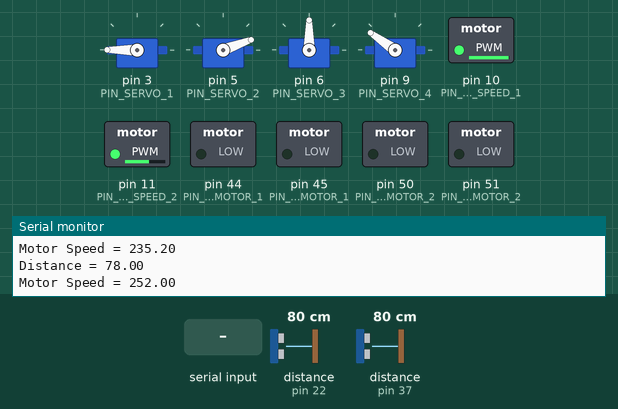
A sketch run on a simulated Arduino Mega 2560, built with avr-gcc and run on an emulated ATmega2560. Shown: 4 × servo, switched loads named in the sketch (green lamp = pin HIGH), the last lines printed to the serial monitor. Wiring (inferred from the names in the program): ultrasonic range finder: trigger pin 36; echo pin 37. The inputs (shaded band) are chosen by the test bench; at power-on: distance to the obstacle (sensors on pin 37, pin 22) 80 cm. The echo pulse lasts 58.3 µs per cm; pins used as bus, display or sensor lines are not drawn.

Above: at 1.2 s.
1.3 s: distance to the obstacle (sensor on pin 37) set to 18 cm
At 2.9 s:
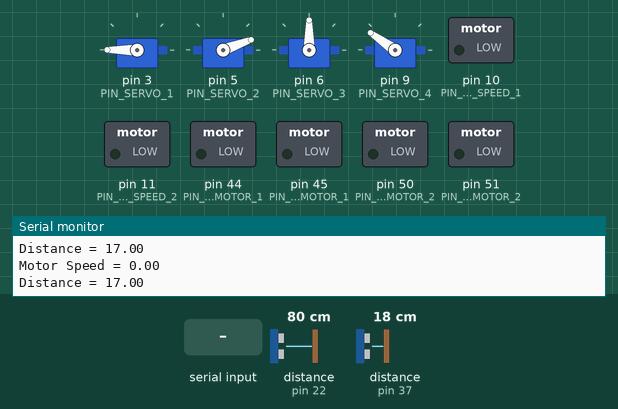
3.3 s: "R" received over the second serial link
At 5.1 s:
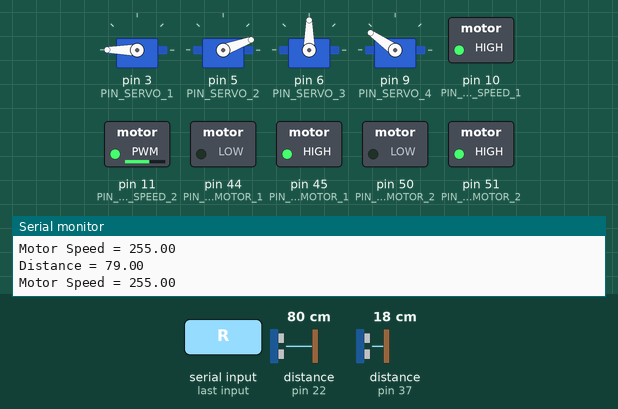
6.3 s: "2" received over the second serial link
At 7.3 s:
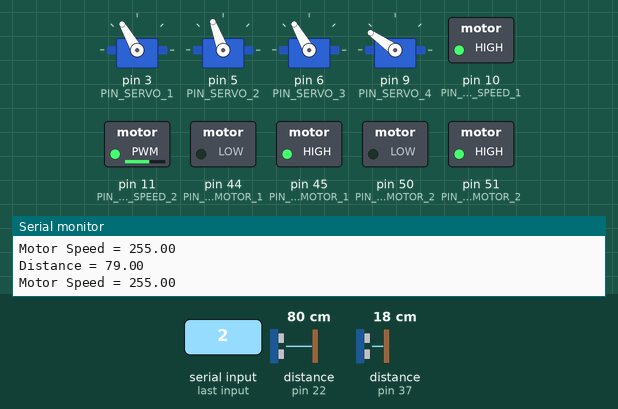
7.8 s: distance to the obstacle (sensor on pin 22) set to 2 cm
At 8.6 s:
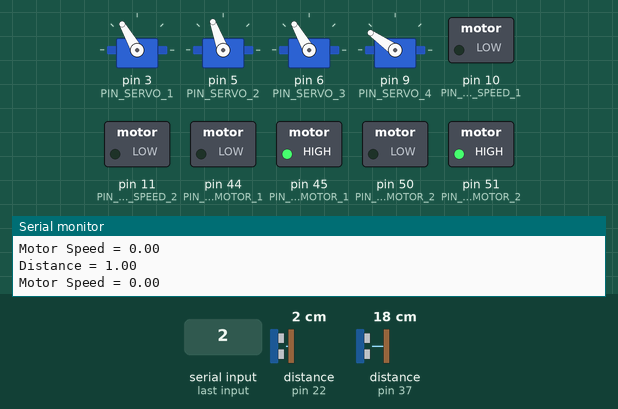
9.7 s: distance to the obstacle (sensor on pin 22) set to 60 cm
At 10.19 s:
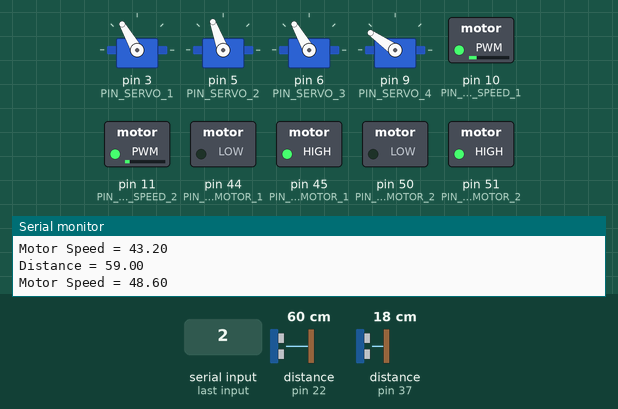
12.7 s: "F" received over the second serial link
At 14.1 s:
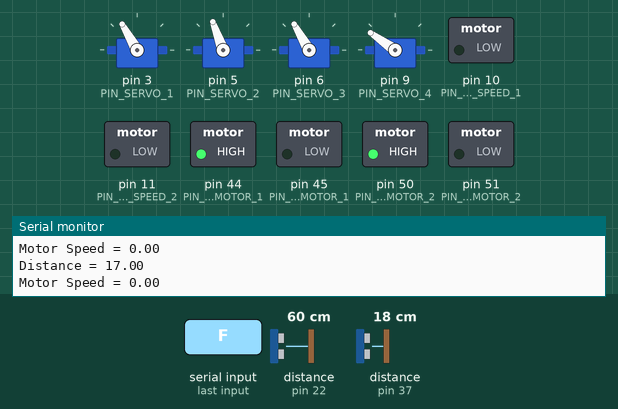
Timing chart, 0 to 15.3 s (numbered marks = the images above; inputs shaded):
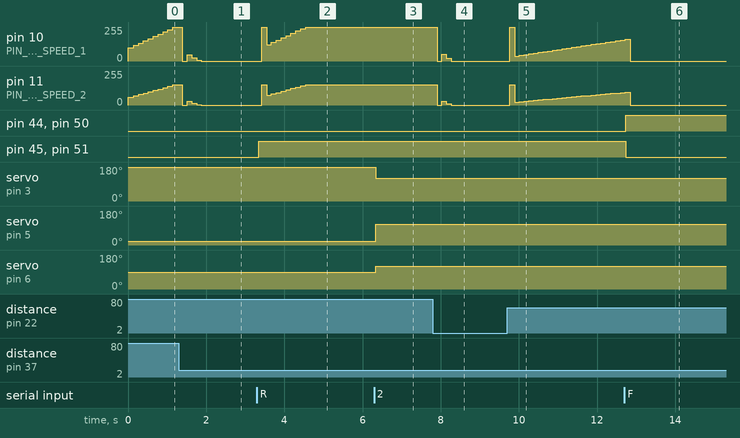

Measured:
- after the input at 1.3 s, pin 10 (PIN_MOTOR_SPEED_1): 255/255 → 0/255 after 0.09 s, → 46/255 0.12 s later, → 26/255 0.12 s later, → 6/255 0.12 s later, … (5 changes in this stretch); pin 11 (PIN_MOTOR_SPEED_2): 153/255 → 0/255 after 0.09 s, → 27/255 0.12 s later, → 15/255 0.12 s later, → 3/255 0.12 s later, … (5 changes in this stretch)
- after the input at 3.3 s, pin 10 (PIN_MOTOR_SPEED_1): 0/255 → 255/255 after 0.12 s, → 121/255 0.12 s later, → 139/255 0.12 s later, → 156/255 0.12 s later, … (10 changes in this stretch); pin 11 (PIN_MOTOR_SPEED_2): 0/255 → 153/255 after 0.12 s, → 73/255 0.12 s later, → 83/255 0.12 s later, → 93/255 0.12 s later, … (10 changes in this stretch)
- after the input at 6.3 s, servo on pin 3 (PIN_SERVO_1): 180° → 120° at once; servo on pin 5 (PIN_SERVO_2): 20° → 110° at once; servo on pin 6 (PIN_SERVO_3): 90° → 120° at once
- after the input at 7.8 s, pin 10 (PIN_MOTOR_SPEED_1): 255/255 → 0/255 after 0.11 s, → 49/255 0.12 s later, → 19/255 0.12 s later, → 0/255 0.12 s later; pin 11 (PIN_MOTOR_SPEED_2): 153/255 → 0/255 after 0.11 s, → 29/255 0.12 s later, → 11/255 0.12 s later, → 0/255 0.12 s later
- after the input at 9.7 s, pin 10 (PIN_MOTOR_SPEED_1): 0/255 → 255/255 after 0.07 s, → 37/255 0.12 s later, → 43/255 0.12 s later, → 48/255 0.12 s later, … (24 changes in this stretch); pin 11 (PIN_MOTOR_SPEED_2): 0/255 → 153/255 after 0.07 s, → 22/255 0.12 s later, → 25/255 0.12 s later, → 29/255 0.12 s later, … (24 changes in this stretch)
- after the input at 12.7 s, pin 44 (PIN_FORWARD_MOTOR_1), pin 50 (PIN_FORWARD_MOTOR_2): LOW → HIGH at once; pin 45 (PIN_REVERSE_MOTOR_1), pin 51 (PIN_REVERSE_MOTOR_2): HIGH → LOW at once

The sketch:

project_motor.ino
```cpp
#include <Servo.h>
#include <SoftwareSerial.h>
#include <PID_v1.h>

/* Servo configuration */
#define PIN_SERVO_1 3
#define PIN_SERVO_2 5
#define PIN_SERVO_3 6
#define PIN_SERVO_4 9

/* Motor direction configuration */
// Forward
#define PIN_FORWARD_MOTOR_1 44
#define PIN_FORWARD_MOTOR_2 50

// Reverse
#define PIN_REVERSE_MOTOR_1 45
#define PIN_REVERSE_MOTOR_2 51

/* Motor Speed Configuration */
#define PIN_MOTOR_SPEED_1 10
#define PIN_MOTOR_SPEED_2 11

/* Sonar Sensor Configuratoin */
#define PIN_SONAR_ECHO_1 37
#define PIN_SONAR_TRIG_1 36

#define PIN_SONAR_ECHO_2 22
#define PIN_SONAR_TRIG_2 23

/* Bluetooth Configuration */
#define PIN_RX 8
#define PIN_TX 7

/* PID Controller Configuration */
#define K_I 6
#define K_P 3
#define K_D 2

Servo myServoTop1;
Servo myServoTop2;
Servo myServoTop3;
Servo myServoTop4;

SoftwareSerial bluetoothSerial(PIN_TX, PIN_RX);

double sonarInput;
double motorOutput;
double setPoint = 50;

PID myPid(&sonarInput, &motorOutput, &setPoint, K_P, K_I, K_D, REVERSE);

bool goingForward = true;

void setup() {
    /* Servo setup */
    myServoTop1.attach(PIN_SERVO_1); // top 1
    myServoTop2.attach(PIN_SERVO_2); // top 2 (3,5,6,9)
    myServoTop3.attach(PIN_SERVO_3); // top 3
    myServoTop4.attach(PIN_SERVO_4); // top 4

    /* Motor direction */
    pinMode(PIN_FORWARD_MOTOR_1, OUTPUT);
    pinMode(PIN_FORWARD_MOTOR_2, OUTPUT);
    pinMode(PIN_REVERSE_MOTOR_1, OUTPUT);
    pinMode(PIN_REVERSE_MOTOR_2, OUTPUT);

    /* Sonar sensor */
    pinMode(PIN_SONAR_TRIG_1, OUTPUT);
    pinMode(PIN_SONAR_ECHO_1, INPUT);

    pinMode(PIN_SONAR_TRIG_2, OUTPUT);
    pinMode(PIN_SONAR_ECHO_2, INPUT);

    /* motor speed */
    pinMode(PIN_MOTOR_SPEED_1, OUTPUT);
    pinMode(PIN_MOTOR_SPEED_2, OUTPUT);

    /* bluetooth */
    pinMode(PIN_TX, INPUT);
    pinMode(PIN_RX, OUTPUT);

    Serial.begin(9600);
    bluetoothSerial.begin(9600);

    reset();
    stop();
}

void loop() {
    String input = "";

    if (bluetoothSerial.available() > 0) {
        char inputChar = bluetoothSerial.read();
        input = String(inputChar) + "";
        Serial.println(input);
    }

    if (input.equalsIgnoreCase("1"))
        reset();
    else if (input.equalsIgnoreCase("2"))
        grab();
    else if (input.equalsIgnoreCase("3"))
        hold();
    else if (input.equalsIgnoreCase("4"))
        put();
    else if (input.equalsIgnoreCase("F"))
        forward();
    else if (input.equalsIgnoreCase("R"))
        reverse();
    else if (input.equalsIgnoreCase("L"))
        left();
    else if (input.equalsIgnoreCase("R"))
        right();

    // for debug
/*
    Serial.print("Distance 1 = ");
    Serial.println(getSonarDistance(
        PIN_SONAR_TRIG_1,
        PIN_SONAR_ECHO_1
    ));

    Serial.print("Distance 2 = ");
    Serial.println(getSonarDistance(
        PIN_SONAR_TRIG_2,
        PIN_SONAR_ECHO_2
    ));
    */

   // pid control
   if (goingForward)
        sonarInput = getSonarDistance(
            PIN_SONAR_TRIG_1,
            PIN_SONAR_ECHO_1
        );
    else
        sonarInput = getSonarDistance(
            PIN_SONAR_TRIG_2,
            PIN_SONAR_ECHO_2
        );

    myPid.SetMode(AUTOMATIC);
    myPid.Compute();

    Serial.print("Distance = ");
    Serial.println(sonarInput);
    Serial.print("Motor Speed = ");
    Serial.println(motorOutput);

    analogWrite(PIN_MOTOR_SPEED_1, motorOutput);
    analogWrite(PIN_MOTOR_SPEED_2, motorOutput * 3 / 5);
}

void reset() {
    myServoTop1.write(180);
    myServoTop2.write(20);
    myServoTop3.write(90);
    myServoTop4.write(145);
}

void grab() {
    myServoTop1.write(120);
    myServoTop2.write(110);
    myServoTop3.write(120);
    myServoTop4.write(145);
}

void hold() {
    myServoTop1.write(180);
    myServoTop2.write(70);
    myServoTop3.write(60);
    myServoTop4.write(145);
}

void put() {
    myServoTop1.write(120);
    myServoTop2.write(70);
    myServoTop3.write(60);
    myServoTop4.write(145);

    delay(1000);

    reset();
}

long getSonarDistance(int trigPin, int echoPin) {
    digitalWrite(trigPin, LOW);
    delayMicroseconds(3);

    // long duration = pulseIn(echoPin, HIGH);
    digitalWrite(trigPin, HIGH);
    delayMicroseconds(50);
    digitalWrite(trigPin, LOW);

    long duration = pulseIn(echoPin, HIGH);
    long distance = duration * 0.034 / 2;

    return distance;
}

void setMotorLeft(bool forward) {
    if (forward) {
        digitalWrite(PIN_REVERSE_MOTOR_1, LOW);
        digitalWrite(PIN_FORWARD_MOTOR_1, HIGH);
    } else {
        digitalWrite(PIN_REVERSE_MOTOR_1, HIGH);
        digitalWrite(PIN_FORWARD_MOTOR_1, LOW);
    }
}

void setMotorRight(bool forward) {
    if (forward) {
        digitalWrite(PIN_REVERSE_MOTOR_2, LOW);
        digitalWrite(PIN_FORWARD_MOTOR_2, HIGH);
    } else {
        digitalWrite(PIN_REVERSE_MOTOR_2, HIGH);
        digitalWrite(PIN_FORWARD_MOTOR_2, LOW);
    }
}

void stop() {
    digitalWrite(PIN_FORWARD_MOTOR_1, LOW);
    digitalWrite(PIN_REVERSE_MOTOR_1, LOW);
    digitalWrite(PIN_FORWARD_MOTOR_2, LOW);
    digitalWrite(PIN_REVERSE_MOTOR_2, LOW);
}

void forward() {
    setMotorLeft(true);
    setMotorRight(true);
    goingForward = true;
}

void reverse() {
    setMotorLeft(false);
    setMotorRight(false);
    goingForward = false;
}

void left() {
    setMotorLeft(false);
    setMotorRight(true);
}

void right() {
    setMotorLeft(true);
    setMotorRight(false);
}
```
